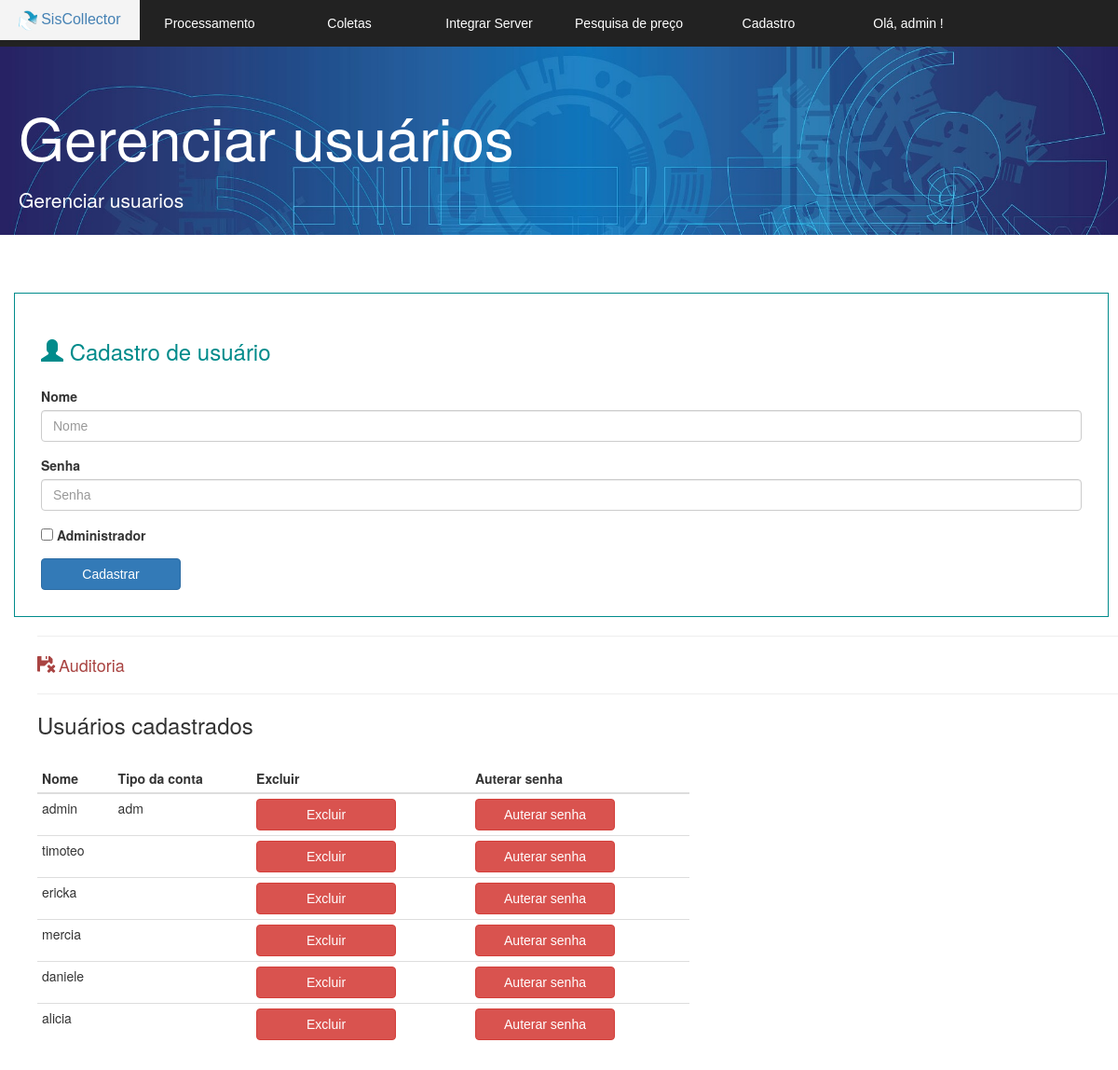
The app's page /v_usuario.php (signed in) with its own data.
### tables this page shows
CREATE TABLE IF NOT EXISTS `usuarios` (
  `id` int(11) NOT NULL AUTO_INCREMENT,
  `usuario` varchar(220) NOT NULL,
  `senha` varchar(220) NOT NULL,
  `tipo` varchar(30) NOT NULL DEFAULT 'N',
  PRIMARY KEY (`id`)
);

### v_usuario.php (the view, shortened to what this page needs)
<!DOCTYPE html>
<html>
<head>
	<link href="bootstrap/css/bootstrap.min.css" rel="stylesheet">
	<link rel="stylesheet" href="css.css">
	<link rel="stylesheet" href="normalize.css">
</head>
<body>
	<section id="principal">
		<?php require 'v_cabecalho.php'; ?>
		<section class="corpo">
			<div class="jumbotron jumbotron-fluid">
				<div class="container">
					<h1 class="display-4">Gerenciar usuários</h1>
					<p class="lead">Gerenciar usuarios</p>
				</div>
			</div>
			<?php require 'arquivos_banco/mensagens.php'; ?>
			<section class="form">
				<form method="post" action="arquivos_banco/cadastrar_usuario.php">
					<fieldset class="area_fieldset"> <h3>
						<span class="glyphicon glyphicon-user" aria-hidden="true"></span>
					Cadastro de usuário</h3>
					<div class="form-group">
						<label for="exampleInputEmail1">Nome</label>
						<input type="text" class="form-control" id="exampleInputEmail1" name="usuario" aria-describedby="emailHelp" placeholder="Nome" autocomplete="off" required="">
					</div>
					<div class="form-group">
						<label for="exampleInputPassword1">Senha</label>
						<input type="password" class="form-control"  name="senha" id="exampleInputPassword1" placeholder="Senha" autocomplete="off" required="">
					</div>
					<div class="form-check">
						<input type="checkbox" name="tipo" value="adm" class="form-check-input" id="exampleCheck1">
						<label class="form-check-label" for="exampleCheck1">Administrador</label><p>
						</div>
						<button type="submit" class="btn btn-primary">Cadastrar</button>
					</fieldset>
				</form>
			</section>
			<div>
			<hr id="margem">
			<h4 id="margem">
				<a href="v_listar_auditoria.php">
					<span class="glyphicon glyphicon-floppy-remove remove" aria-hidden="true"></span>
				Auditoria </a> </h4>
				<hr id="margem">
				</div>
				<section class="tabela">
				<h3 id="margem">Usuários cadastrados</h3>
				<table class="table table-condensed table_user" >
					<thead >
						<tr class="table-primary">
							<th scope="col">Nome</th>
							<th scope="col">Tipo da conta</th>
							<th scope="col">Excluir</th>
							<th scope="col">Auterar senha</th>
						</tr>
					</thead>
					<tbody>
						<?php
						$listagem = mysqli_query($conexao,  "SELECT * FROM usuarios");
						while($linha = mysqli_fetch_array($listagem)) {
							?>
							<tr>
								<td> <?= $linha['usuario'] ?> </td>
								<td> <?= $linha['tipo'] ?> </td>
								<td>
									<?php $nome = $linha['usuario'] ; ?>
									<button type="button" class="btn btn-danger">
										<a  href="arquivos_banco/excluir_usuario.php?id=<?= $linha['id']?>&nome=<?= $nome?> " onclick="return confirm('Excluir? Auteração não poderá ser desfeita!')" >Excluir
										</a>
									</button>
								</td>
								<td>
									<?php
									$id =  $linha['id'] ;
									?>
									<button type="button" class="btn btn-danger">
										<a  href="v_alterar_senha.php?id=<?php echo base64_encode($id);?>" onclick="return confirm('Excluir? Auteração não poderá ser desfeita!')" >Auterar senha
										</a>
									</button>
								</td>
							</tr>
						<?php } ?>
					</tbody>
				</table>
			</section>
			</section>
		</section>
	</body>
	</html>

### css.css (style rules this page uses)
#margem { margin-left: 40px; }
.jumbotron { padding-top: 70px; height: 18em; width: 100%; max-height: 50%; max-width: 100%; min-height: 20%; min-width: 30%; background-image: url("bg.jpg")!important; background-size: cover; color:#ffffff; }
.jumbotron h1 { margin-bottom: 0.3em; }
.jumbotron .container { margin-left:5px; }
.remove { color: #a94442 !important; }
.table_user { width: 50em; margin-left: 40px; margin-top: 2em; }
fieldset { border:1px solid #008B8B !important; padding: 2em !important; border-radius: 0px; width: auto !important; }
fieldset > h3 { color: #008B8B ; margin-bottom: 25px; }
.form { margin-left: 15px !important; margin-right: 10px !important; }
a:link { text-decoration:none ; }
.btn { width: 150px ; }
table tr td button a { color: #FFFFFF; }
h4 > a { color: #a94442 !important; }
.tabela { margin-bottom:8em; }

### records on screen
usuarios: usuario "admin", tipo "adm"
usuarios: usuario "timoteo"
usuarios: usuario "ericka"
usuarios: usuario "mercia"
usuarios: usuario "daniele"
usuarios: usuario "alicia"

### other values on screen
$usuario "admin"
